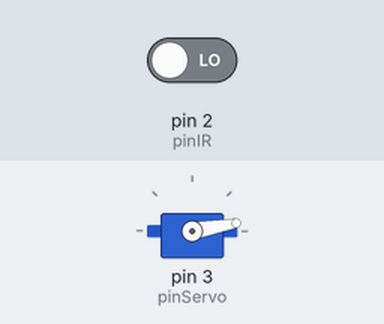
Simulated run of this sketch. Board: Arduino Uno, built with avr-gcc and run on an emulated ATmega328P. Parts: servo. The test bench sets the inputs (shaded band); at power-on: pin 2 (pinIR) LOW.

Above: at 4.8 s.
4.9 s: pin 2 (pinIR) driven HIGH
At 6.9 s:
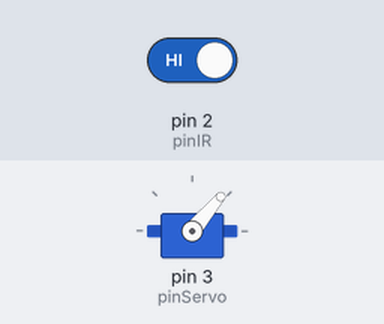
7.6 s: pin 2 (pinIR) driven LOW
At 8.1 s:
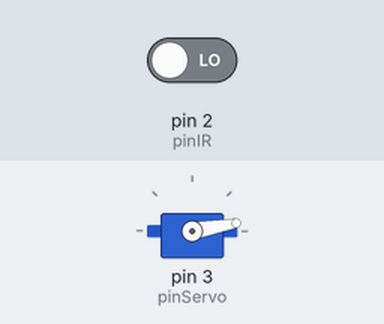
Timing chart, 0 to 10.6 s (numbered marks = the images above; inputs shaded):
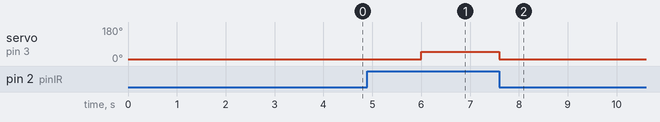

The sketch:

entry_gate.ino
```cpp
#include <Servo.h>
  Servo Serv;

  int pinIR=2;
  int pinServo=3;
  int val=0;

  void setup(){
    Serv.attach(pinServo);
  }

  void loop(){
    val = digitalRead(pinIR);

    if (val ==1){
      Serv.write(50);

    }
    else
    {
      Serv.write(10);
      delay(2000);
    }
  }
```

Measured:
- after the input at 4.9 s, servo on pin 3 (pinServo): 10° → 50° after 1.1 s
- after the input at 7.6 s, servo on pin 3 (pinServo): 50° → 10° at once
